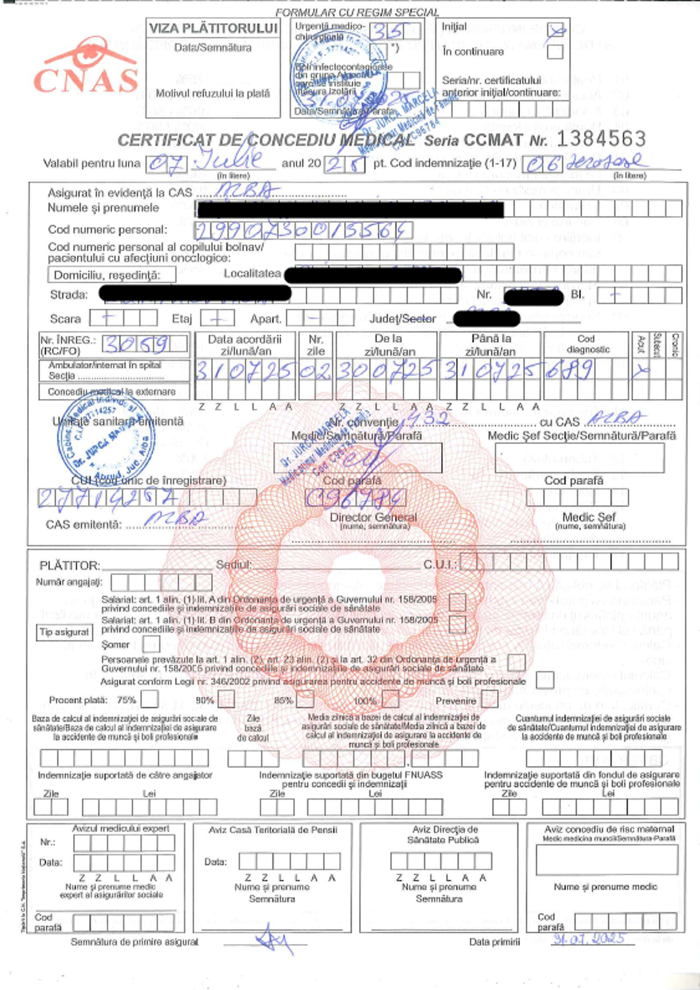
#> input picture aligned.png, 1400 x 1980 px (shown at 1/2 size)
$ python -i ocr_utils.py   (imports and definitions only)
#> lines starting #> are read from the running program, lines starting #| are printed output that depends on the picture
from __future__ import annotations

import io
import json
import re
from dataclasses import dataclass
from pathlib import Path
from typing import Any, Callable, Dict, List, Optional, Tuple, Union

import cv2
import numpy as np
from PIL import Image
from paddleocr import TextRecognition

BASE_DIR = Path(__file__).resolve().parent
local_paddlex = BASE_DIR / ".paddlex"
official_models_dir = local_paddlex / "official_models"
OCRv5_mobile_rec_dir = official_models_dir / "en_PP-OCRv5_mobile_rec"
# [1 line that did not run here, left out]
TARGET_WIDTH = 1400
TARGET_HEIGHT = 1980

@dataclass(frozen=True)
class RoiSpec:
    name: str
    top: float
    left: float
    bottom: float
    right: float
    kind: str = "text"  # text | digits | date | checkbox
    description: Optional[str] = None
    expected_length: Optional[int] = None
    min_length: Optional[int] = None
    max_length: Optional[int] = None
    allowlist: Optional[str] = None
    preferred_ink: Optional[str] = None

# ROI map approximated on an aligned reference certificate.
ROI_MAP_PATH = Path(__file__).with_name("roi_map.json")

def _load_roi_specs(path: Path = ROI_MAP_PATH) -> List[RoiSpec]:
    try:
        with path.open("r", encoding="utf-8-sig") as handle:
#> (reads roi_map.json from the repository)
            raw_map = json.load(handle)
    except FileNotFoundError as exc:
        raise FileNotFoundError(f"ROI map file not found: {path}") from exc
    except json.JSONDecodeError as exc:
        raise ValueError(f"Invalid JSON in ROI map file: {path}") from exc

    specs: List[RoiSpec] = []
    for name, payload in raw_map.items():
        if not isinstance(payload, dict):
            kind_name = type(payload).__name__
            raise ValueError(f"ROI '{name}' must be an object, got {kind_name}.")

        coords = payload.get("roi")
        if not (isinstance(coords, list) and len(coords) == 4):
            raise ValueError(f"ROI '{name}' must define 'roi' as a list of four numbers.")

        top, left, bottom, right = coords
        expected_length = payload.get("expected_length")
        min_length = payload.get("min_length")
        max_length = payload.get("max_length")

        specs.append(
            RoiSpec(
                name=name,
                top=float(top),
                left=float(left),
                bottom=float(bottom),
                right=float(right),
                kind=payload.get("kind", "text"),
                description=payload.get("description"),
                expected_length=int(expected_length) if expected_length is not None else None,
                min_length=int(min_length) if min_length is not None else None,
                max_length=int(max_length) if max_length is not None else None,
                allowlist=payload.get("allowlist"),
                preferred_ink=payload.get("preferred_ink"),
            )
        )

    return specs

try:
    ROI_SPECS: List[RoiSpec] = _load_roi_specs()
except Exception as exc:
    raise RuntimeError(f"Failed to load ROI specifications from '{ROI_MAP_PATH}': {exc}") from exc

@dataclass(frozen=True)
class ExtractedField:
    name: str
    value: str
    confidence: float
    needs_review: bool
    review_reason: Optional[str] = None

# [133 lines left out: functions choose_color_path, _record_debug_image, load_image, order_points, align_certificate, preprocess_for_ocr and 1 more, not called in this run]

def upscale(image: np.ndarray, factor: float = 2.0) -> np.ndarray:
    return cv2.resize(image, None, fx=factor, fy=factor, interpolation=cv2.INTER_CUBIC)

def emphasize_blue_ink(image: np.ndarray) -> np.ndarray:
    """Highlight bluish strokes (common for ballpoint pen digits)."""
    if image.size == 0:
        return image

    if image.ndim == 2:
        bgr = cv2.cvtColor(image, cv2.COLOR_GRAY2BGR)
    else:
        bgr = image

    hsv = cv2.cvtColor(bgr, cv2.COLOR_BGR2HSV)
    lower_blue = np.array([85, 40, 50], dtype=np.uint8)
    upper_blue = np.array([150, 255, 255], dtype=np.uint8)
    mask = cv2.inRange(hsv, lower_blue, upper_blue)

    b_channel, g_channel, r_channel = cv2.split(bgr)
    max_gr = cv2.max(g_channel, r_channel)
    dominance = cv2.subtract(b_channel, max_gr)
    combined = cv2.max(mask, dominance)
    combined = cv2.GaussianBlur(combined, (5, 5), 0)
    clahe = cv2.createCLAHE(clipLimit=2.0, tileGridSize=(8, 8))
    enhanced = clahe.apply(combined)
    kernel = cv2.getStructuringElement(cv2.MORPH_RECT, (3, 3))
    enhanced = cv2.morphologyEx(enhanced, cv2.MORPH_CLOSE, kernel, iterations=1)
    return enhanced

def emphasize_blue_ink_thin(image: np.ndarray) -> np.ndarray:
    if image.size == 0:
        return image
    if image.ndim == 2:
        bgr = cv2.cvtColor(image, cv2.COLOR_GRAY2BGR)
    else:
        bgr = image

    hsv = cv2.cvtColor(bgr, cv2.COLOR_BGR2HSV)
    lower_blue = np.array([85, 40, 50], dtype=np.uint8)
    upper_blue = np.array([150, 255, 255], dtype=np.uint8)
    mask = cv2.inRange(hsv, lower_blue, upper_blue)

    b_channel, g_channel, r_channel = cv2.split(bgr)
    max_gr = cv2.max(g_channel, r_channel)
    dominance = cv2.subtract(b_channel, max_gr)

    combined = cv2.max(mask, dominance)

    clahe = cv2.createCLAHE(clipLimit=2.0, tileGridSize=(8, 8))
    enhanced = clahe.apply(combined)

    return enhanced

def tidy_text(value: str) -> str:
    return re.sub(r"\s+", " ", value).strip().replace(" ", "")

DIGIT_LOOKALIKES = {
    "O": "0",
    "o": "0",
    "D": "0",
    "I": "1",
    "l": "1",
    "L": "1",
    "|": "1",
    "Z": "2",
    "S": "5",
    "s": "5",
    "B": "8",
    "G": "6",
    "g": "9",
    "q": "9",
    "y": "7",
    "f": "7",
    "/": "7",
    "h": "4",
    "A": "4",
    "d": "2",
}

MIN_CONFIDENCE_BY_KIND = {
    "checkbox": 0.9,
    "digits": 0.65,
    "date": 0.75,
    "text": 0.65,
}

# [16 lines left out: functions normalize_digits_from_text, format_date_digits, not called in this run]

def paddle_textrec_read(
    image: np.ndarray
) -> Tuple[str, float]:
    """Run PaddleOCR TextRecognition on an image and return text and confidence."""
    if image.size == 0:
        return "", 0.0
    bgr = image if image.ndim == 3 else cv2.cvtColor(image, cv2.COLOR_GRAY2BGR)
    rgb = cv2.cvtColor(bgr, cv2.COLOR_BGR2RGB)
    try:
        res = paddle_model.predict(input=rgb)
    except TypeError:
        res = paddle_model.predict(rgb)

    if isinstance(res, tuple) and len(res) > 0:
        res = res[0]

    if isinstance(res, list) and len(res) > 0 and isinstance(res[0], dict):
        payload = res[0]
        text = payload.get("rec_text", "") or ""
        score = float(payload.get("rec_score", 0.0) or 0.0)
        return text, score

    return "", 0.0

# [4 lines left out: function _base_gray_clahe, not called in this run]

def denoise_img(img: np.ndarray) -> np.ndarray:
    return cv2.bilateralFilter(img, 5, 55, 60)

def threshold_img(img: np.ndarray, threshold_val: int) -> np.ndarray:
    _, img_thresh = cv2.threshold(img, threshold_val, 255, 1)
    return img_thresh

def _generate_variants(image: np.ndarray, color_path: str) -> List[Tuple[str, np.ndarray]]:
    variants: List[Tuple[str, np.ndarray]] = []
    if color_path == "black":
        base_gray = _base_gray_clahe(image)
        variants.append(("gray", base_gray))
        return variants

    emphasis = emphasize_blue_ink(image)
    emphasis_thin = emphasize_blue_ink_thin(image)
    variants.append(("emphasis_thin", emphasis_thin))
    variants.append(("emphasis_thin_inv", cv2.bitwise_not(emphasis_thin)))
    variants.append(("emphasis", emphasis))
    variants.append(("emphasis_inv", cv2.bitwise_not(emphasis)))
    denoise = cv2.medianBlur(emphasis, 3)
    variants.append(("emphasis_denoised", denoise))
    variants.append(("emphasis_denoised_inv", cv2.bitwise_not(denoise)))
    denoise_thin = cv2.medianBlur(emphasis_thin, 3)
    variants.append(("emphasis_thin_denoised", denoise_thin))
    variants.append(("emphasis_thin_denoised_inv", cv2.bitwise_not(denoise_thin)))
    return variants

@dataclass
class Candidate:
    text: str
    conf: float
    img: np.ndarray


# [49 lines left out: function _pick_best_candidate, not called in this run]

def extract_digits(
    image: np.ndarray,
    return_confidence: bool = False,
    debug_store: Optional[Dict[str, List[dict]]] = None,
    roi: Optional[RoiSpec] = None,
    color_path: str = "blue",
) -> Union[str, Tuple[str, float]]:
    if image.size == 0:
        return ("", 0.0) if return_confidence else ""

    color = image if image.ndim == 3 else cv2.cvtColor(image, cv2.COLOR_GRAY2BGR)
    variants = _generate_variants(color, color_path)

    candidates: List[Candidate] = []

    for idx, (label, variant) in enumerate(variants):
        scaled = upscale(variant, factor=2.5)
        raw_text, conf = paddle_textrec_read(scaled)
        text = normalize_digits_from_text(raw_text)

        candidates.append(Candidate(text=text, conf=conf, img=scaled))

        _record_debug_image(
            debug_store,
            roi.name if roi else None,
            f"digits variant {idx + 1}: {label}",
            scaled,
            confidence=conf,
            note=f"raw: {raw_text} | cleaned: {text}",
        )

    best_text, best_conf, best_img = _pick_best_candidate(candidates, roi)

    _record_debug_image(
        debug_store,
        roi.name if roi else None,
        "final version",
        best_img if best_img is not None else color,
        confidence=best_conf,
        note=best_text,
    )

    return (best_text, best_conf) if return_confidence else best_text

# [221 lines left out: functions extract_text, detect_checkbox, extract_roi_value, extract_fields, not called in this run]

>>> import cv2
>>> picture = cv2.imread('aligned.png', cv2.IMREAD_GRAYSCALE)
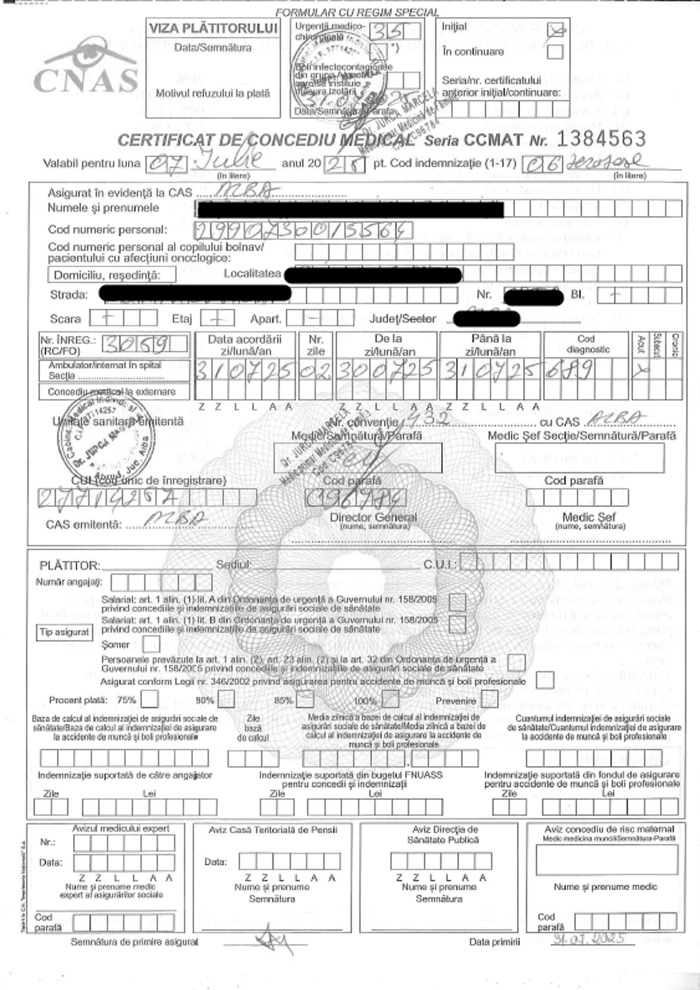
#> picture: shape (1980, 1400) (shown at 1/2 size); min 0, max 255, mean 229.2
>>> result = extract_digits(picture)
#> in emphasize_blue_ink, `hsv = cv2.cvtColor(bgr, cv2.COLOR_BGR2HSV)`: hsv: shape (1980, 1400, 3); mean H, S, V 0, 0, 229.2
#> in emphasize_blue_ink, `mask = cv2.inRange(hsv, lower_blue, upper_blue)`: mask: shape (1980, 1400); every value is 0
#> in emphasize_blue_ink, `enhanced = clahe.apply(combined)`: enhanced: shape (1980, 1400); every value is 3
#> in extract_digits, `variants = _generate_variants(color, color_path)`: variants = 8 items
#> the loop in extract_digits, `for idx, (label, variant) in enumerate(variants):` made 1 pass
#> label on pass 1: 'emphasis_thin'
#> after the loop in extract_digits, `for idx, (label, variant) in enumerate(variants):`: candidates = []
#> (the run stopped early here; a loop or call above may not have finished)
